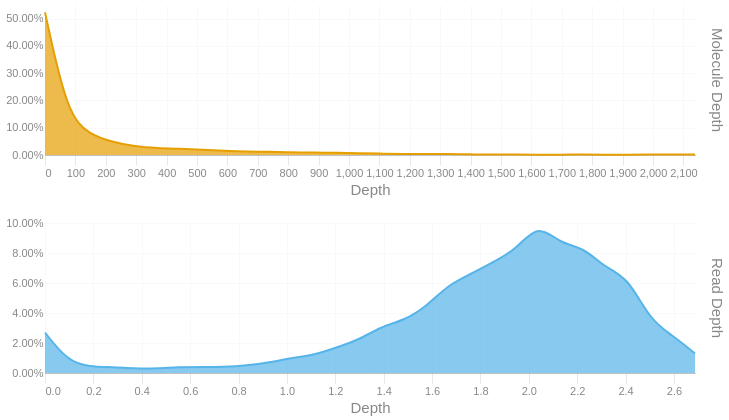

This figure's notebook cell:
### Code cell
readdep = depth_hist(tb['Read Depth'], q99, 3)
readdep = readdep.with_columns(pl.lit('Read Depth').alias('Metric'))
if not SKIPLR:
    moldep = depth_hist(tb['Molecule Depth'], mol_q99, 1)
    moldep = moldep.with_columns(pl.lit('Molecule Depth').alias('Metric'))
    _hist = pl.concat([readdep, moldep])
    _hist = _hist.filter(pl.col('Proportion') != 0)
    with SafeRender(_hist):
        (
            alt.Chart(_hist)        
            .mark_area(interpolate = "basis")
            .encode(
                x=alt.X('Bin:Q').scale(domainMin=0).axis(alt.Axis(title='Depth')),
                y = alt.Y('Proportion:Q', title = None).axis(format = '.2%'),
                color = alt.Color('Metric:N').legend(None),
                row = alt.Row("Metric:N").header(title = None, labelOrient = 'right'),
                tooltip = [
                    alt.Tooltip("Metric:N", title = "Metric"),
                    alt.Tooltip('Interval:N', title = "Depth Interval"),
                    alt.Tooltip('Proportion:Q', title = "% Alignments").format('.2%')
                ]
            )
            .resolve_scale(x='independent', y='independent')
            .properties(
                height = 150, width = 650,
                usermeta={'embedOptions': {'downloadFileName': f'{samplename}.depth.hist'}}
            )
        ).display()
else:
    readdep = readdep.filter(pl.col('Proportion') != 0)
    with SafeRender(readdep):
        (
            alt.Chart(readdep)        
            .mark_area(interpolate = "basis")
            .encode(
                x=alt.X('Bin:Q').scale(domainMin=0).axis(alt.Axis(title='Depth')),
                y = alt.Y('Proportion:Q', title = None).axis(format = '.2%'),
                tooltip = [
                    alt.Tooltip('Interval:N', title = "Depth Interval"),
                    alt.Tooltip('Proportion:Q', title = "% Alignments").format('.2%')
                ]
            )
            .properties(
                usermeta={'embedOptions': {'downloadFileName': f'{samplename}.depth.hist'}}
            )
        ).display()

### Figure 1 — Vega-Lite specification as saved in the notebook (floating-point values rounded to 4 significant figures)
{"width": 650, "height": 150, "config": {"title": {"anchor": "start", "dy": -15, "fontSize": 18, "color": "#888888", "subtitleColor": "#888888", "subtitleFontSize": 14}, "arc": {"fill": "#0072B2"}, "axis": {"domainColor": "#888888", "domainWidth": 0.5, "gridWidth": 0.2, "grid": false, "titleFontWeight": 400, "titleFontSize": 15, "labelFontSize": 11, "labelColor": "#888888", "tickColor": "#888888", "tickWidth": 0.2, "titleColor": "#888888"}, "axisBand": {"grid": false}, "axisX": {"grid": true, "tickSize": 10, "domainCap": "round"}, "axisY": {"domain": false, "grid": true, "tickSize": 0, "domainCap": "round"}, "background": "transparent", "header": {"labelFontSize": 15, "labelColor": "#888888", "titleFontSize": 15, "titleFontWeight": 600, "titleColor": "#888888"}, "legend": {"labelFont": "sans-serif", "labelFontSize": 12, "labelColor": "#888888", "symbolSize": 100, "symbolType": "circle", "titleFontSize": 12, "titlePadding": 10, "titleColor": "#888888", "title": null}, "range": {"category": ["#E69F00", "#56B4E9", "#009E73", "#F0E442", "#0072B2", "#D55E00", "#CC79A7", "#000000"], "diverging": ["#cfe8f3", "#a2d4ec", "#73bfe2", "#46abdb", "#1696d2", "#12719e"]}, "area": {"fill": "#0072B2", "fillOpacity": 0.7, "line": true, "strokeOpacity": 0.7}, "line": {"color": "#0072B2", "stroke": "#0072B2", "strokeWidth": 2}, "trail": {"color": "#0072B2", "stroke": "#0072B2", "strokeWidth": 0, "size": 1}, "point": {"filled": true, "fillOpacity": 1.0, "size": 95}, "text": {"color": "#888888", "fontSize": 11, "align": "right", "fontWeight": 400, "size": 11}, "bar": {"fill": "#0072B2", "stroke": null}, "view": {"stroke": null, "continuousWidth": 660, "continuousHeight": 400}}, "data": {"name": "data-0270eea11ef57c0e8b2e9114e4c4a638"}, "mark": {"type": "area", "interpolate": "basis"}, "encoding": {"color": {"field": "Metric", "legend": null, "type": "nominal"}, "row": {"field": "Metric", "header": {"title": null, "labelOrient": "right"}, "type": "nominal"}, "tooltip": [{"field": "Metric", "title": "Metric", "type": "nominal"}, {"field": "Interval", "title": "Depth Interval", "type": "nominal"}, {"field": "Proportion", "format": ".2%", "title": "% Alignments", "type": "quantitative"}], "x": {"axis": {"title": "Depth"}, "field": "Bin", "scale": {"domainMin": 0}, "type": "quantitative"}, "y": {"axis": {"format": ".2%"}, "field": "Proportion", "title": null, "type": "quantitative"}}, "resolve": {"scale": {"x": "independent", "y": "independent"}}, "usermeta": {"embedOptions": {"downloadFileName": "S3_Annapolis_286.depth.hist"}}, "$schema": "https://vega.github.io/schema/vega-lite/v6.1.0.json", "datasets": {"data-0270eea11ef57c0e8b2e9114e4c4a638": [{"Bin": 0.0, "Interval": "0.0-0.093", "Proportion": 0.027, "Metric": "Read Depth"}, {"Bin": 0.093, "Interval": "0.093-0.185", "Proportion": 0.008, "Metric": "Read Depth"}, {"Bin": 0.185, "Interval": "0.185-0.278", "Proportion": 0.004, "Metric": "Read Depth"}, {"Bin": 0.278, "Interval": "0.278-0.371", "Proportion": 0.004, "Metric": "Read Depth"}, {"Bin": 0.371, "Interval": "0.371-0.463", "Proportion": 0.003, "Metric": "Read Depth"}, {"Bin": 0.463, "Interval": "0.463-0.556", "Proportion": 0.003, "Metric": "Read Depth"}, {"Bin": 0.556, "Interval": "0.556-0.649", "Proportion": 0.004, "Metric": "Read Depth"}, {"Bin": 0.649, "Interval": "0.649-0.741", "Proportion": 0.004, "Metric": "Read Depth"}, {"Bin": 0.741, "Interval": "0.741-0.834", "Proportion": 0.004, "Metric": "Read Depth"}, {"Bin": 0.834, "Interval": "0.834-0.927", "Proportion": 0.005, "Metric": "Read Depth"}, {"Bin": 0.927, "Interval": "0.927-1.019", "Proportion": 0.007, "Metric": "Read Depth"}, {"Bin": 1.019, "Interval": "1.019-1.112", "Proportion": 0.01, "Metric": "Read Depth"}, {"Bin": 1.112, "Interval": "1.112-1.205", "Proportion": 0.012, "Metric": "Read Depth"}, {"Bin": 1.205, "Interval": "1.205-1.297", "Proportion": 0.017, "Metric": "Read Depth"}, {"Bin": 1.297, "Interval": "1.297-1.39", "Proportion": 0.022, "Metric": "Read Depth"}, {"Bin": 1.39, "Interval": "1.39-1.483", "Proportion": 0.031, "Metric": "Read Depth"}, {"Bin": 1.483, "Interval": "1.483-1.575", "Proportion": 0.035, "Metric": "Read Depth"}, {"Bin": 1.575, "Interval": "1.575-1.668", "Proportion": 0.044, "Metric": "Read Depth"}, {"Bin": 1.668, "Interval": "1.668-1.761", "Proportion": 0.059, "Metric": "Read Depth"}, {"Bin": 1.761, "Interval": "1.761-1.853", "Proportion": 0.066, "Metric": "Read Depth"}, {"Bin": 1.853, "Interval": "1.853-1.946", "Proportion": 0.074, "Metric": "Read Depth"}, {"Bin": 1.946, "Interval": "1.946-2.039", "Proportion": 0.082, "Metric": "Read Depth"}, {"Bin": 2.039, "Interval": "2.039-2.131", "Proportion": 0.1, "Metric": "Read Depth"}, {"Bin": 2.131, "Interval": "2.131-2.224", "Proportion": 0.086, "Metric": "Read Depth"}, {"Bin": 2.224, "Interval": "2.224-2.317", "Proportion": 0.084, "Metric": "Read Depth"}, {"Bin": 2.317, "Interval": "2.317-2.409", "Proportion": 0.07, "Metric": "Read Depth"}, {"Bin": 2.409, "Interval": "2.409-2.502", "Proportion": 0.064, "Metric": "Read Depth"}, {"Bin": 2.502, "Interval": "2.502-2.595", "Proportion": 0.035, "Metric": "Read Depth"}, {"Bin": 2.595, "Interval": "2.595-2.687", "Proportion": 0.025, "Metric": "Read Depth"}, {"Bin": 2.687, "Interval": "2.687-2.78", "Proportion": 0.013, "Metric": "Read Depth"}, {"Bin": 0.0, "Interval": "0.0-73.7", "Proportion": 0.523, "Metric": "Molecule Depth"}, {"Bin": 73.7, "Interval": "73.7-147.5", "Proportion": 0.146, "Metric": "Molecule Depth"}, {"Bin": 147.5, "Interval": "147.5-221.2", "Proportion": 0.075, "Metric": "Molecule Depth"}, {"Bin": 221.2, "Interval": "221.2-294.9", "Proportion": 0.048, "Metric": "Molecule Depth"}, {"Bin": 294.9, "Interval": "294.9-368.6", "Proportion": 0.031, "Metric": "Molecule Depth"}, {"Bin": 368.6, "Interval": "368.6-442.4", "Proportion": 0.025, "Metric": "Molecule Depth"}, {"Bin": 442.4, "Interval": "442.4-516.1", "Proportion": 0.023, "Metric": "Molecule Depth"}, {"Bin": 516.1, "Interval": "516.1-589.8", "Proportion": 0.02, "Metric": "Molecule Depth"}, {"Bin": 589.8, "Interval": "589.8-663.5", "Proportion": 0.015, "Metric": "Molecule Depth"}, {"Bin": 663.5, "Interval": "663.5-737.3", "Proportion": 0.012, "Metric": "Molecule Depth"}, {"Bin": 737.3, "Interval": "737.3-811.0", "Proportion": 0.012, "Metric": "Molecule Depth"}, {"Bin": 811.0, "Interval": "811.0-884.7", "Proportion": 0.009, "Metric": "Molecule Depth"}, {"Bin": 884.7, "Interval": "884.7-958.5", "Proportion": 0.01, "Metric": "Molecule Depth"}, {"Bin": 958.5, "Interval": "958.5-1032.2", "Proportion": 0.008, "Metric": "Molecule Depth"}, {"Bin": 1032.0, "Interval": "1032.2-1105.9", "Proportion": 0.006, "Metric": "Molecule Depth"}, {"Bin": 1106.0, "Interval": "1105.9-1179.6", "Proportion": 0.005, "Metric": "Molecule Depth"}, {"Bin": 1180.0, "Interval": "1179.6-1253.4", "Proportion": 0.004, "Metric": "Molecule Depth"}, {"Bin": 1253.0, "Interval": "1253.4-1327.1", "Proportion": 0.003, "Metric": "Molecule Depth"}, {"Bin": 1327.0, "Interval": "1327.1-1400.8", "Proportion": 0.004, "Metric": "Molecule Depth"}, {"Bin": 1401.0, "Interval": "1400.8-1474.5", "Proportion": 0.002, "Metric": "Molecule Depth"}, {"Bin": 1474.0, "Interval": "1474.5-1548.3", "Proportion": 0.002, "Metric": "Molecule Depth"}, {"Bin": 1548.0, "Interval": "1548.3-1622.0", "Proportion": 0.002, "Metric": "Molecule Depth"}, {"Bin": 1622.0, "Interval": "1622.0-1695.7", "Proportion": 0.001, "Metric": "Molecule Depth"}, {"Bin": 1696.0, "Interval": "1695.7-1769.5", "Proportion": 0.001, "Metric": "Molecule Depth"}, {"Bin": 1770.0, "Interval": "1769.5-1843.2", "Proportion": 0.002, "Metric": "Molecule Depth"}, {"Bin": 1843.0, "Interval": "1843.2-1916.9", "Proportion": 0.001, "Metric": "Molecule Depth"}, {"Bin": 1917.0, "Interval": "1916.9-1990.6", "Proportion": 0.001, "Metric": "Molecule Depth"}, {"Bin": 1991.0, "Interval": "1990.6-2064.4", "Proportion": 0.002, "Metric": "Molecule Depth"}, {"Bin": 2064.0, "Interval": "2064.4-2138.1", "Proportion": 0.002, "Metric": "Molecule Depth"}, {"Bin": 2138.0, "Interval": "2138.1-2211.82", "Proportion": 0.002, "Metric": "Molecule Depth"}]}}
